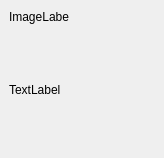
<?xml version="1.0" encoding="UTF-8"?>
<ui version="4.0">
 <class>EnhancedLabel</class>
 <widget class="QWidget" name="EnhancedLabel">
  <property name="geometry">
   <rect>
    <x>0</x>
    <y>0</y>
    <width>164</width>
    <height>158</height>
   </rect>
  </property>
  <property name="windowTitle">
   <string>Form</string>
  </property>
  <widget class="QLabel" name="imgLabel">
   <property name="geometry">
    <rect>
     <x>9</x>
     <y>9</y>
     <width>60</width>
     <height>16</height>
    </rect>
   </property>
   <property name="text">
    <string>ImageLabel</string>
   </property>
  </widget>
  <widget class="QLabel" name="fileNameLabel">
   <property name="geometry">
    <rect>
     <x>9</x>
     <y>82</y>
     <width>54</width>
     <height>16</height>
    </rect>
   </property>
   <property name="text">
    <string>TextLabel</string>
   </property>
  </widget>
 </widget>
 <resources/>
 <connections/>
</ui>
